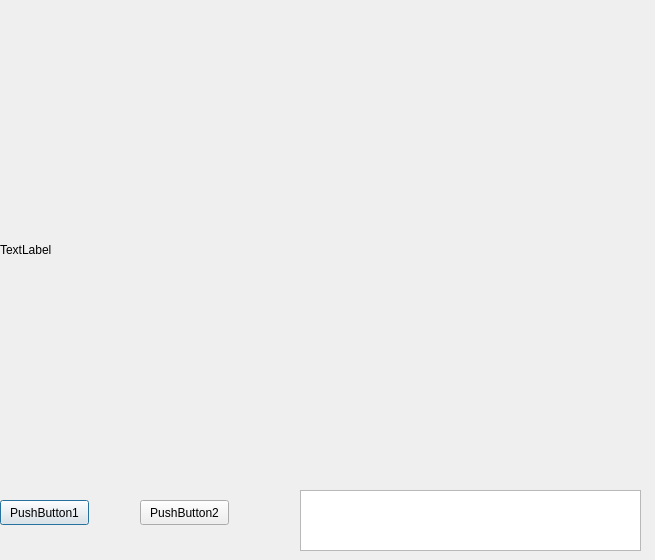
<?xml version="1.0" encoding="UTF-8"?>
<ui version="4.0">
 <class>Dialog</class>
 <widget class="QDialog" name="Dialog">
  <property name="geometry">
   <rect>
    <x>0</x>
    <y>0</y>
    <width>655</width>
    <height>560</height>
   </rect>
  </property>
  <property name="windowTitle">
   <string>Dialog</string>
  </property>
  <widget class="QPushButton" name="btn_1">
   <property name="geometry">
    <rect>
     <x>0</x>
     <y>500</y>
     <width>89</width>
     <height>25</height>
    </rect>
   </property>
   <property name="text">
    <string>PushButton1</string>
   </property>
  </widget>
  <widget class="QPushButton" name="btn_2">
   <property name="geometry">
    <rect>
     <x>140</x>
     <y>500</y>
     <width>89</width>
     <height>25</height>
    </rect>
   </property>
   <property name="text">
    <string>PushButton2</string>
   </property>
  </widget>
  <widget class="QLabel" name="label_1">
   <property name="geometry">
    <rect>
     <x>0</x>
     <y>10</y>
     <width>640</width>
     <height>480</height>
    </rect>
   </property>
   <property name="text">
    <string>TextLabel</string>
   </property>
  </widget>
  <widget class="QTextEdit" name="edit_1">
   <property name="geometry">
    <rect>
     <x>300</x>
     <y>490</y>
     <width>341</width>
     <height>61</height>
    </rect>
   </property>
  </widget>
 </widget>
 <resources/>
 <connections/>
</ui>
